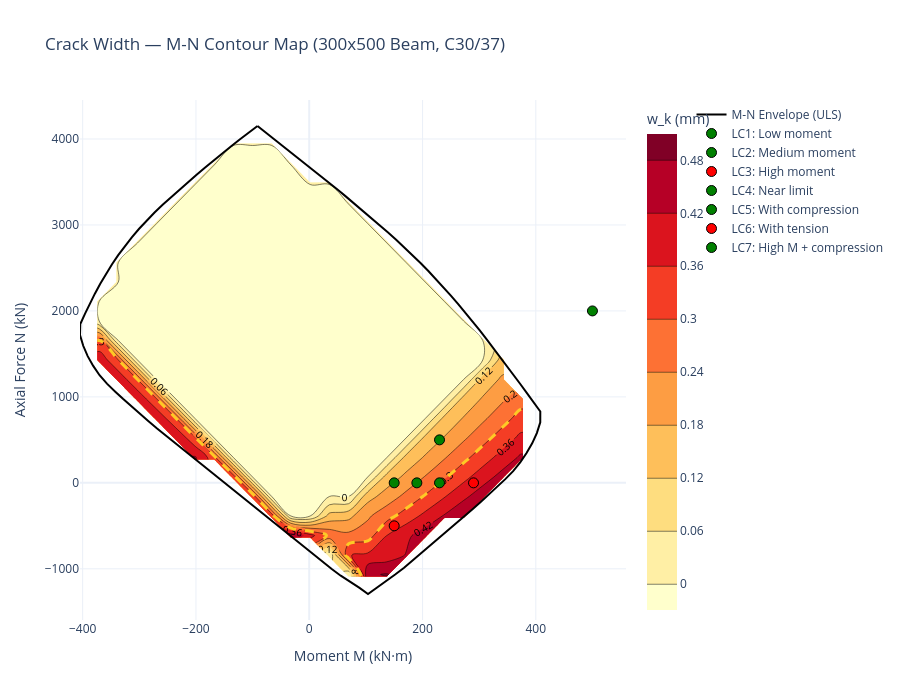

The notebook cell saved with this chart:
### Markdown cell above
## 4. Plot 2 — 2D Contour Map (`plot_contours`)

A filled contour of crack width across the M-N domain. The dashed red line is the
`w_k = w_k,lim` boundary curve — computed via root-finding for each N slice. Load cases
on the safe side (lower crack widths) are green, those beyond the boundary are red.

Both M and N axes span the ULS M-N diagram bounds. `force_cracked=True` (default)
means crack widths are computed even below the cracking moment.

### Code cell
# Option A: via the CrackingCheck convenience wrapper
with warnings.catch_warnings():
    warnings.simplefilter("ignore")
    fig_contour = check.plot_crack_width_contours(
        load_cases=load_cases,
        n_grid=25,
        title="Crack Width \u2014 M-N Contour Map (300x500 Beam, C30/37)",
        show=False,
    )
fig_contour.show()

### Figure 1 — Plotly figure (JSON) as saved in the notebook; plotly's stock layout.template omitted (floating-point values rounded to 4 significant figures; data arrays with more than 128 entries replaced by an {"elided": "..."} marker saying what was removed)
{"data": [{"colorbar": {"title": {"text": "w_k (mm)"}}, "colorscale": [[0, "rgb(255,255,204)"], [0.125, "rgb(255,237,160)"], [0.25, "rgb(254,217,118)"], [0.375, "rgb(254,178,76)"], [0.5, "rgb(253,141,60)"], [0.625, "rgb(252,78,42)"], [0.75, "rgb(227,26,28)"], [0.875, "rgb(189,0,38)"], [1, "rgb(128,0,38)"]], "contours": {"end": 0.484, "labelfont": {"size": 10}, "showlabels": true, "size": 0.06, "start": 0}, "hovertemplate": "M: %{x:.1f} kN·m<br>N: %{y:.1f} kN<br>w_k: %{z:.3f} mm<extra></extra>", "name": "Crack width", "type": "contour", "x": [-404.7, -370.8, -337.0, -303.1, -269.2, -235.4, -201.5, -167.7, -133.8, -99.96, -66.1, -32.24, 1.617, 35.47, 69.33, 103.2, 137.0, 170.9, 204.8, 238.6, 272.5, 306.3, 340.2, 374.1, 407.9], "y": [-1293.0, -1066.0, -839.3, -612.5, -385.6, -158.8, 68.04, 294.9, 521.7, 748.5, 975.4, 1202.0, 1429.0, 1656.0, 1883.0, 2110.0, 2336.0, 2563.0, 2790.0, 3017.0, 3244.0, 3471.0, 3697.0, 3924.0, 4151.0], "z": {"elided": "25x25 float values"}}, {"contours": {"coloring": "lines", "end": 0.3, "start": 0.3}, "hoverinfo": "skip", "line": {"color": "red", "dash": "dash", "width": 3}, "name": "w_k = 0.30 mm limit", "showscale": false, "type": "contour", "x": [-404.7, -370.8, -337.0, -303.1, -269.2, -235.4, -201.5, -167.7, -133.8, -99.96, -66.1, -32.24, 1.617, 35.47, 69.33, 103.2, 137.0, 170.9, 204.8, 238.6, 272.5, 306.3, 340.2, 374.1, 407.9], "y": [-1293.0, -1066.0, -839.3, -612.5, -385.6, -158.8, 68.04, 294.9, 521.7, 748.5, 975.4, 1202.0, 1429.0, 1656.0, 1883.0, 2110.0, 2336.0, 2563.0, 2790.0, 3017.0, 3244.0, 3471.0, 3697.0, 3924.0, 4151.0], "z": {"elided": "25x25 float values"}}, {"hovertemplate": "M: %{x:.1f} kN·m<br>N: %{y:.1f} kN<extra></extra>", "line": {"color": "black", "width": 2}, "mode": "lines", "name": "M-N Envelope (ULS)", "type": "scatter", "x": [-91.3, -75.76, -60.14, -44.5, -28.9, -13.35, 2.134, 17.55, 32.9, 48.18, 63.4, 78.55, 93.65, 108.7, 123.7, 138.7, 153.5, 168.0, 182.4, 196.5, 210.3, 223.9, 237.3, 250.4, 263.4, 276.1, 288.7, 301.1, 313.3, 325.4, 337.4, 349.3, 361.1, 372.9, 384.7, 396.5, 407.9, 407.9, 401.8, 393.6, 383.7, 372.5, 360.0, 346.2, 331.9, 317.3, 302.6, 287.7, 272.7, 257.7, 242.6, 227.6, 212.5, 197.4, 182.3, 167.5, 151.7, 135.6, 119.0, 103.8, 88.81, 72.1, 55.63, 39.75, 24.31, 8.881, -6.548, -22.01, -37.52, -53.01, -68.49, -83.97, -99.43, -114.9, -130.3, -145.8, -161.2, -176.6, -192.1, -207.5, -222.8, -238.1, -253.5, -268.6, -283.7, -298.8, -313.6, -328.4, -342.8, -357.1, -370.2, -381.3, -391.1, -399.0, -404.7, -404.2, -395.9, -387.4, -378.4, -368.9, -359.0, -348.4, -337.2, -325.5, -313.2, -300.3, -286.9, -273.1, -258.8, -244.1, -229.3, -214.4, -199.4, -184.3, -169.1, -153.8, -138.4, -122.8, -107.0, -91.3], "y": [4151.0, 4070.0, 3990.0, 3911.0, 3830.0, 3750.0, 3669.0, 3587.0, 3504.0, 3422.0, 3338.0, 3254.0, 3170.0, 3085.0, 3000.0, 2915.0, 2828.0, 2740.0, 2650.0, 2558.0, 2464.0, 2369.0, 2273.0, 2175.0, 2076.0, 1976.0, 1875.0, 1773.0, 1670.0, 1566.0, 1462.0, 1357.0, 1252.0, 1147.0, 1042.0, 936.6, 829.9, 703.8, 578.9, 459.7, 346.3, 238.4, 136.8, 43.22, -47.18, -135.7, -223.1, -308.9, -394.2, -479.0, -563.4, -648.7, -733.2, -817.2, -901.8, -987.9, -1067.0, -1143.0, -1213.0, -1293.0, -1222.0, -1152.0, -1080.0, -1002.0, -920.9, -839.3, -757.6, -676.3, -595.3, -514.2, -433.0, -351.7, -270.4, -189.0, -107.5, -25.93, 55.63, 137.2, 218.9, 300.7, 383.2, 465.7, 548.3, 632.3, 716.4, 801.2, 887.6, 974.5, 1064.0, 1154.0, 1252.0, 1360.0, 1474.0, 1595.0, 1720.0, 1846.0, 1965.0, 2084.0, 2201.0, 2316.0, 2429.0, 2540.0, 2648.0, 2753.0, 2856.0, 2955.0, 3052.0, 3145.0, 3235.0, 3323.0, 3410.0, 3495.0, 3580.0, 3665.0, 3749.0, 3831.0, 3913.0, 3993.0, 4072.0, 4151.0]}, {"hovertemplate": "<b>LC1: Low moment</b><br>M_Ed: 150.0 kN·m<br>N_Ed: 0.0 kN<br>w_k: 0.181 mm<br>Limit: 0.30 mm<br>Status: PASS<extra></extra>", "marker": {"color": "green", "line": {"color": "black", "width": 1}, "size": 10}, "mode": "markers", "name": "LC1: Low moment", "type": "scatter", "x": [150], "y": [0]}, {"hovertemplate": "<b>LC2: Medium moment</b><br>M_Ed: 190.0 kN·m<br>N_Ed: 0.0 kN<br>w_k: 0.240 mm<br>Limit: 0.30 mm<br>Status: PASS<extra></extra>", "marker": {"color": "green", "line": {"color": "black", "width": 1}, "size": 10}, "mode": "markers", "name": "LC2: Medium moment", "type": "scatter", "x": [190], "y": [0]}, {"hovertemplate": "<b>LC3: High moment</b><br>M_Ed: 290.0 kN·m<br>N_Ed: 0.0 kN<br>w_k: 0.386 mm<br>Limit: 0.30 mm<br>Status: FAIL<extra></extra>", "marker": {"color": "red", "line": {"color": "black", "width": 1}, "size": 10}, "mode": "markers", "name": "LC3: High moment", "type": "scatter", "x": [290], "y": [0]}, {"hovertemplate": "<b>LC4: Near limit</b><br>M_Ed: 230.0 kN·m<br>N_Ed: 0.0 kN<br>w_k: 0.299 mm<br>Limit: 0.30 mm<br>Status: PASS<extra></extra>", "marker": {"color": "green", "line": {"color": "black", "width": 1}, "size": 10}, "mode": "markers", "name": "LC4: Near limit", "type": "scatter", "x": [230], "y": [0]}, {"hovertemplate": "<b>LC5: With compression</b><br>M_Ed: 230.0 kN·m<br>N_Ed: 500.0 kN<br>w_k: 0.176 mm<br>Limit: 0.30 mm<br>Status: PASS<extra></extra>", "marker": {"color": "green", "line": {"color": "black", "width": 1}, "size": 10}, "mode": "markers", "name": "LC5: With compression", "type": "scatter", "x": [230], "y": [500]}, {"hovertemplate": "<b>LC6: With tension</b><br>M_Ed: 150.0 kN·m<br>N_Ed: -500.0 kN<br>w_k: 0.336 mm<br>Limit: 0.30 mm<br>Status: FAIL<extra></extra>", "marker": {"color": "red", "line": {"color": "black", "width": 1}, "size": 10}, "mode": "markers", "name": "LC6: With tension", "type": "scatter", "x": [150], "y": [-500]}, {"hovertemplate": "<b>LC7: High M + compression</b><br>M_Ed: 500.0 kN·m<br>N_Ed: 2000.0 kN<br>w_k: 0.286 mm<br>Limit: 0.30 mm<br>Status: PASS<extra></extra>", "marker": {"color": "green", "line": {"color": "black", "width": 1}, "size": 10}, "mode": "markers", "name": "LC7: High M + compression", "type": "scatter", "x": [500], "y": [2000]}], "layout": {"height": 700, "legend": {"x": 1.12, "xanchor": "left", "y": 1}, "margin": {"r": 160}, "title": {"text": "Crack Width — M-N Contour Map (300x500 Beam, C30/37)"}, "width": 900, "xaxis": {"title": {"text": "Moment M (kN·m)"}}, "yaxis": {"title": {"text": "Axial Force N (kN)"}}}}
